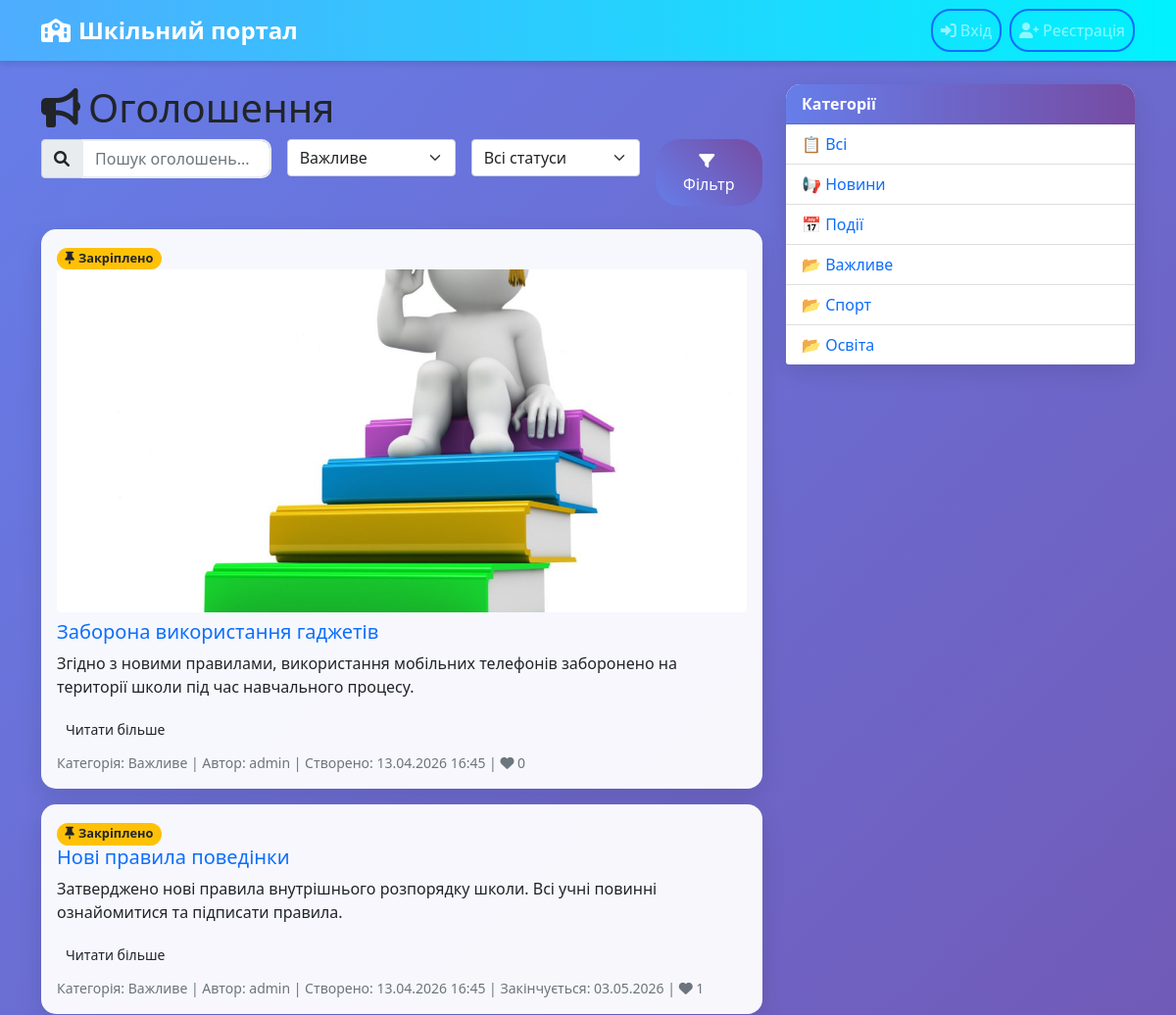
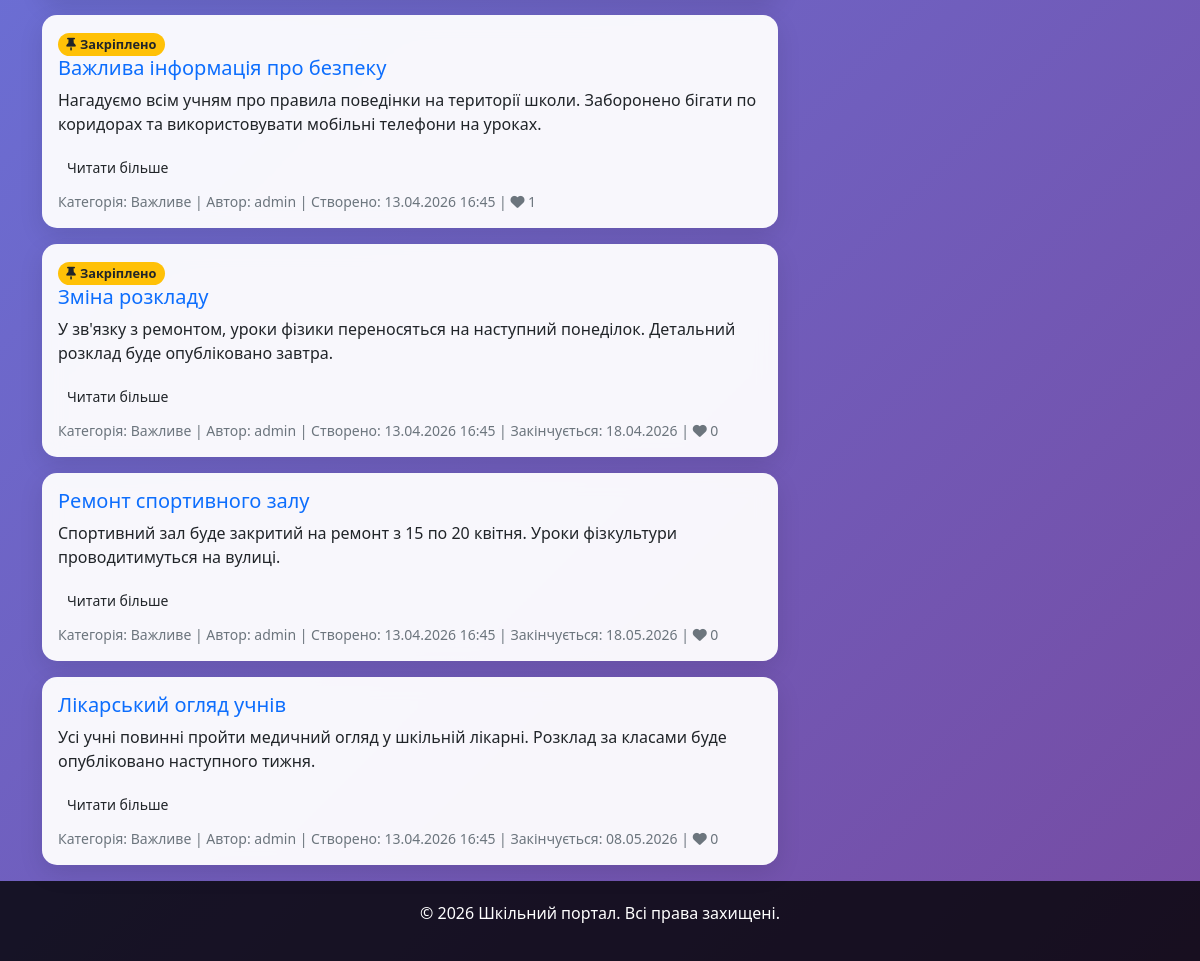
The app's page /announcements/?category=9 with its own data (2 pictures, top to bottom).
### announcements/models.py (models this page shows, shortened)
class Announcement(models.Model):
    title = models.CharField(max_length=200)
    content = models.TextField()
    category = models.ForeignKey(Category, on_delete=models.CASCADE)
    author = models.ForeignKey(User, on_delete=models.CASCADE)
    created_at = models.DateTimeField(auto_now_add=True)
    updated_at = models.DateTimeField(auto_now=True)
    end_date = models.DateField(null=True, blank=True)
    is_pinned = models.BooleanField(default=False)
    file = models.FileField(upload_to='announcements/', blank=True, null=True)
    image = models.ImageField(upload_to='announcements/images/', blank=True, null=True, verbose_name='Зображення')
    class Meta:
        ordering = ['-is_pinned', '-created_at']

class Category(models.Model):
    name = models.CharField(max_length=100, unique=True)
    description = models.TextField(blank=True)

### announcements/views.py (the view)
# urls.py: path('', views.announcement_list, name='announcement_list'),
def announcement_list(request):
    announcements = Announcement.objects.all()
    categories = Category.objects.all()
    query = request.GET.get('q')
    if query:
        announcements = announcements.filter(
            Q(title__icontains=query) | Q(content__icontains=query)
        )
    category_id = request.GET.get('category')
    if category_id:
        announcements = announcements.filter(category_id=category_id)
    status = request.GET.get('status')
    if status == 'active':
        announcements = announcements.filter(end_date__gte=timezone.now().date())
    elif status == 'expired':
        announcements = announcements.filter(end_date__lt=timezone.now().date())
    paginator = Paginator(announcements, 10)  # 10 объявлений на страницу
    page_number = request.GET.get('page')
    page_obj = paginator.get_page(page_number)
    context = {
        'announcements': page_obj,
        'categories': categories,
        'query': query,
        'selected_category': category_id,
        'status': status,
        'is_admin': request.user.is_authenticated and request.user.groups.filter(name='Admin').exists(),
    }
    return render(request, 'announcements/list.html', context)

### announcements/views.py (called while the page is built)
def validate_number(self, number):
    try:
        number = int(number)
    except (TypeError, ValueError):
        raise PageNotAnInteger("Page number is not an integer")
    if number < 1:
        raise EmptyPage("Page number is less than 1")
    if number > self.num_pages:
        if number == 1 and self.num_pages == 0:
            pass
        else:
            raise EmptyPage("Page number is greater than number of pages")
    return number

### announcements/templates/announcements/list.html (shortened to what this page needs)
{% extends 'announcements/base.html' %}
{% block content %}
<div class="row">
    <div class="col-md-8">
        <h1><i class="fas fa-bullhorn me-2"></i>Оголошення</h1>
        <form method="get" class="mb-4">
            <div class="row g-3">
                <div class="col-md-4">
                    <div class="input-group">
                        <span class="input-group-text"><i class="fas fa-search"></i></span>
                        <input type="text" name="q" class="form-control" placeholder="Пошук оголошень..." value="{{ query|default:'' }}">
                    </div>
                </div>
                <div class="col-md-3">
                    <select name="category" class="form-select">
                        {% for category in categories %}
                            <option value="{{ category.id }}" {% if category.id|stringformat:"s" == selected_category %}selected{% endif %}>{{ category.name }}</option>
                        {% endfor %}
                    </select>
                </div>
                <div class="col-md-3">
                    <select name="status" class="form-select">
                        <option value="">Всі статуси</option>
                    </select>
                </div>
                <div class="col-md-2">
                    <button type="submit" class="btn btn-primary w-100 filter-btn {% if filtered %}active{% endif %}">
                        <i class="fas fa-filter me-1"></i>Фільтр
                    </button>
                </div>
            </div>
        </form>
        {% if announcements %}
            {% for announcement in announcements %}
                <div class="card mb-3 announcement-card {% if announcement.is_pinned %}border-warning{% endif %}">
                    <div class="card-body">
                        {% if announcement.is_pinned %}
                            <span class="badge bg-warning text-dark">
                                <i class="fas fa-thumbtack me-1"></i>Закріплено
                            </span>
                        {% endif %}
                        {% if announcement.image %}
                            <div class="mb-2">
                                <img src="{{ announcement.image.url }}" alt="Зображення оголошення" class="img-fluid rounded w-100" style="max-height:350px;object-fit:cover;">
                            </div>
                        {% endif %}
                        <h5 class="card-title"><a href="{% url 'announcement_detail' announcement.pk %}" class="text-decoration-none">{{ announcement.title }}</a></h5>
                        <p class="card-text">{{ announcement.content|truncatechars:200 }}</p>
                        <a href="{% url 'announcement_detail' announcement.pk %}" class="btn btn-read-more btn-sm mb-2">Читати більше</a>
                        <div class="d-flex justify-content-between align-items-center">
                            <small class="text-muted">
                                Категорія: <span class="category {% if announcement.category.id|stringformat:'s' == selected_category %}active{% endif %}">{{ announcement.category.name }}</span> |
                                Автор: {{ announcement.author.username }} |
                                Створено: {{ announcement.created_at|date:"d.m.Y H:i" }}
                                {% if announcement.end_date %}
                                    | Закінчується: {{ announcement.end_date|date:"d.m.Y" }}
                                {% endif %} |
                                <span class="like-btn {% if user in announcement.likes.all %}liked{% endif %}" data-id="{{ announcement.pk }}">
                                    <i class="fas fa-heart"></i> {{ announcement.likes.count }}
                                </span>
                            </small>
                        </div>
                    </div>
                </div>
            {% endfor %}
        {% else %}
            <div class="empty-state">
                <i class="fas fa-inbox fa-2x mb-2"></i><br>
                Нічого не знайдено 😢
            </div>
        {% endif %}
    </div>
    <div class="col-md-4">
        <div class="card">
            <div class="card-header">Категорії</div>
            <ul class="list-group list-group-flush">
                <li class="list-group-item{% if not selected_category %} active-category{% endif %}">
                    <span class="category-icon">📋</span>
                    <a href="{% url 'announcement_list' %}" class="text-decoration-none">Всі</a>
                </li>
                {% for category in categories %}
                    <li class="list-group-item{% if category.id|stringformat:'s' == selected_category %} active-category{% endif %}">
                        <span class="category-icon">
                            {% if category.name|lower == 'новини' %}📢{% elif category.name|lower == 'події' %}📅{% elif category.name|lower == 'важливо' %}❗{% else %}📂{% endif %}
                        </span>
                        <a href="?category={{ category.id }}" class="text-decoration-none">{{ category.name }}</a>
                    </li>
                {% endfor %}
            </ul>
        </div>
    </div>
</div>
{% endblock %}

### static/announcements/css/style.css (style rules this page uses)
body { background: linear-gradient(135deg, #667eea 0%, #764ba2 100%); min-height: 100vh; font-family: 'Segoe UI', Tahoma, Geneva, Verdana, sans-serif; }
.card { border: none; border-radius: 15px; box-shadow: 0 8px 25px rgba(0, 0, 0, 0.1); transition: transform 0.3s ease, box-shadow 0.3s ease; background: rgba(255, 255, 255, 0.95); backdrop-filter: blur(10px); }
.card-header { background: linear-gradient(90deg, #667eea 0%, #764ba2 100%); color: white; border-radius: 15px 15px 0 0 !important; font-weight: bold; }
.btn-primary { background: linear-gradient(45deg, #667eea, #764ba2); border: none; border-radius: 25px; padding: 10px 20px; transition: all 0.3s ease; }
.form-control { border-radius: 10px; border: 2px solid #e9ecef; transition: border-color 0.3s ease; }
.badge { border-radius: 20px; font-size: 0.8rem; }
.card { animation: fadeIn 0.5s ease-out; }

### records on screen
Announcement: is_pinned True (drawn), image (picture), title "Заборона використання гаджетів", content "Згідно з новими правилами, використання мобільних телефонів заборонено на території школи під час навчального процесу.", category.name "Важливе", author.username "admin", created_at "13.04.2026 16:45", likes.count "0"
Announcement: is_pinned True (drawn), title "Нові правила поведінки", content "Затверджено нові правила внутрішнього розпорядку школи. Всі учні повинні ознайомитися та підписати правила.", category.name "Важливе", author.username "admin", created_at "13.04.2026 16:45", end_date "03.05.2026", likes.count "1"
Announcement: is_pinned True (drawn), title "Важлива інформація про безпеку", content "Нагадуємо всім учням про правила поведінки на території школи. Заборонено бігати по коридорах та використовувати мобільні телефони на уроках.", category.name "Важливе", author.username "admin", created_at "13.04.2026 16:45", likes.count "1"
Announcement: is_pinned True (drawn), title "Зміна розкладу", content "У зв'язку з ремонтом, уроки фізики переносяться на наступний понеділок. Детальний розклад буде опубліковано завтра.", category.name "Важливе", author.username "admin", created_at "13.04.2026 16:45", end_date "18.04.2026", likes.count "0"
Announcement: title "Ремонт спортивного залу", content "Спортивний зал буде закритий на ремонт з 15 по 20 квітня. Уроки фізкультури проводитимуться на вулиці.", category.name "Важливе", author.username "admin", created_at "13.04.2026 16:45", end_date "18.05.2026", likes.count "0"
Announcement: title "Лікарський огляд учнів", content "Усі учні повинні пройти медичний огляд у шкільній лікарні. Розклад за класами буде опубліковано наступного тижня.", category.name "Важливе", author.username "admin", created_at "13.04.2026 16:45", end_date "08.05.2026", likes.count "0"
Category: name "Новини"
Category: name "Події"
Category: name "Важливе"
Category: name "Спорт"
Category: name "Освіта"

### other values on screen
form field category "Важливе"
